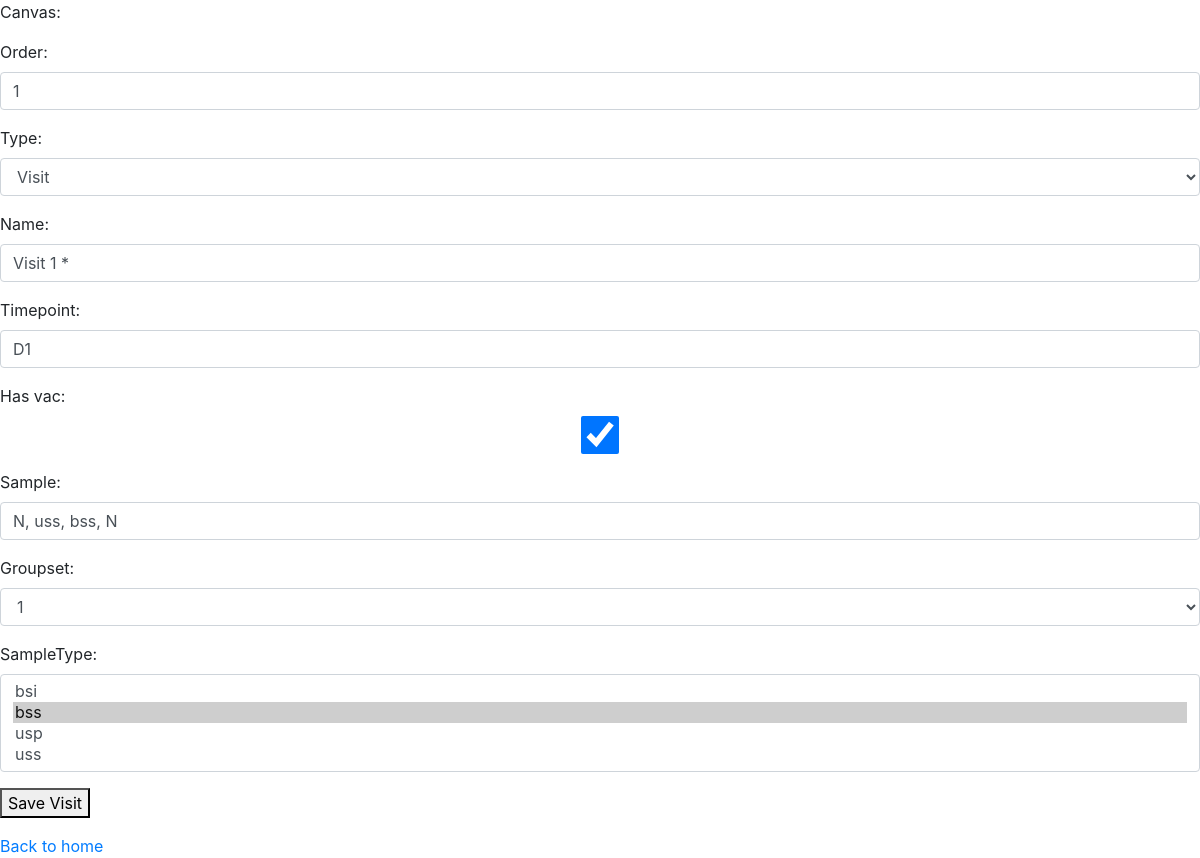
The app's page /43/edit-visit (signed in) with its own data.
### main_app/models.py (models this page shows, shortened)
class Visit(models.Model):
	order = models.IntegerField()
	type = models.ForeignKey(VisitType, on_delete=models.SET_NULL, null=True)
	name = models.CharField(max_length=20, blank=True)
	number = models.IntegerField(blank=True)
	timepoint = models.CharField(max_length=5, blank=True)
	has_vac = models.BooleanField(blank=True)
	sample = models.CharField(max_length=20, blank=True)
	groupset = models.ForeignKey(GroupSet, on_delete=models.SET_NULL, null=True, blank=True)
	SampleType = models.ManyToManyField(SampleType, blank=True)

class VisitType(models.Model):
	name = models.CharField(max_length=20)
	def __str__(self):
		return self.name

class GroupSet(models.Model):
	name = models.CharField(max_length=50)
	def __str__(self):
		return self.name

class SampleType(models.Model):
	name = models.CharField(max_length=3)
	full_name = models.CharField(max_length=50)
	def __str__(self):
		return self.name

### main_app/views.py (the view)
# urls.py: path('<int:pk>/edit-visit', edit_visit, name="edit_visit"),
@login_required
def edit_visit(request, pk):
    obj = get_object_or_404(Visit, pk=pk)
    form = VisitForm(request.POST or None, instance=obj)
    if request.method == "POST":
        if form.is_valid():
                obj=form.save(commit=False)
                obj.save()
                form.save_m2m()
                return redirect('index')
    else:
        form = VisitForm(instance=obj)
    return render(request, 'edit_visit_form.html', {"form": form})

### main_app/forms.py
class VisitForm(ModelForm):
    def __init__(self, *args, **kwargs):
        super(VisitForm, self).__init__(*args, **kwargs)
        for name in self.fields.keys():
            self.fields[name].widget.attrs.update({'class': 'form-control',})
    class Meta:
        model = Visit
        exclude = ('number',)

### main_app/templates/edit_visit_form.html (shortened to what this page needs)
{% load static %}
<link rel="stylesheet" type="text/css" href="{% static 'style.css' %}">
<link rel="stylesheet" href="{% static 'bootstrap.min.css' %}">
<!DOCTYPE html>
<html lang="en">
	<head>
	</head>
	<p>Canvas:</p>
	<form method="post" action="">
		{{ form.as_p }}
		<button type="submit">Save Visit</button>
	</form>
	<a href="{% url 'index' %}">
		Back to home
	</a>
</html>

### records on screen
Visit: order "1", type "Visit", timepoint "D1", has_vac "☑", sample "N, uss, bss, N", groupset "1"
VisitType: name "Visit 1 *"
